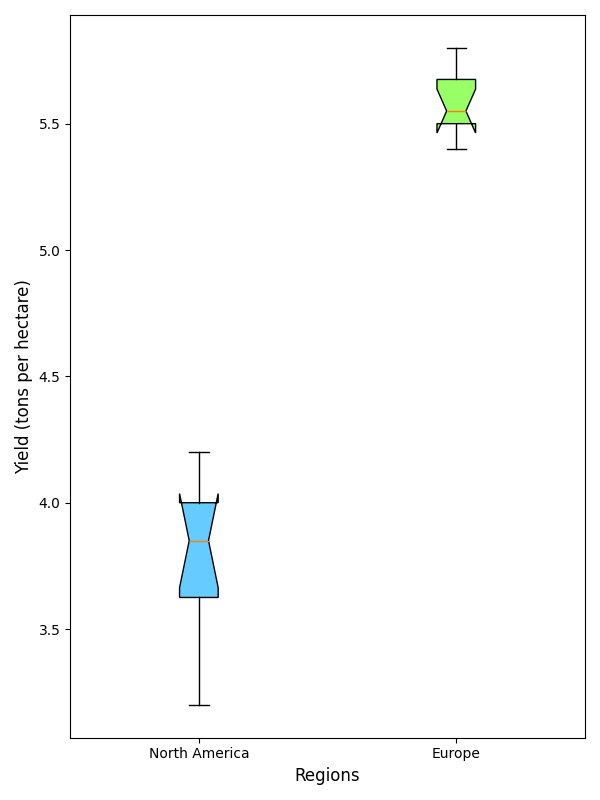

Here is the Python script that generated this plot:
import matplotlib.pyplot as plt

# Define regions and data
regions = ['North America', 'Europe']
wheat_na = [3.2, 3.5, 3.6, 4.0, 4.2, 3.9, 4.1, 3.8, 4.0, 3.7]
wheat_eu = [5.5, 5.4, 5.6, 5.7, 5.8, 5.5, 5.6, 5.4, 5.7, 5.5]
data_wheat = [wheat_na, wheat_eu]

# Create subplot
fig, ax = plt.subplots(figsize=(6, 8))

# Plot Wheat Yields
box_wheat = ax.boxplot(data_wheat, vert=True, patch_artist=True, labels=regions, notch=True)

# New colors for each region's box
colors = ['#66CCFF', '#99FF66']

for patch, color in zip(box_wheat['boxes'], colors):
    patch.set_facecolor(color)

# Set labels
ax.set_ylabel('Yield (tons per hectare)', fontsize=12)
ax.set_xlabel('Regions', fontsize=12)

# Adjust layout
plt.tight_layout()

# Show plot
plt.show()
